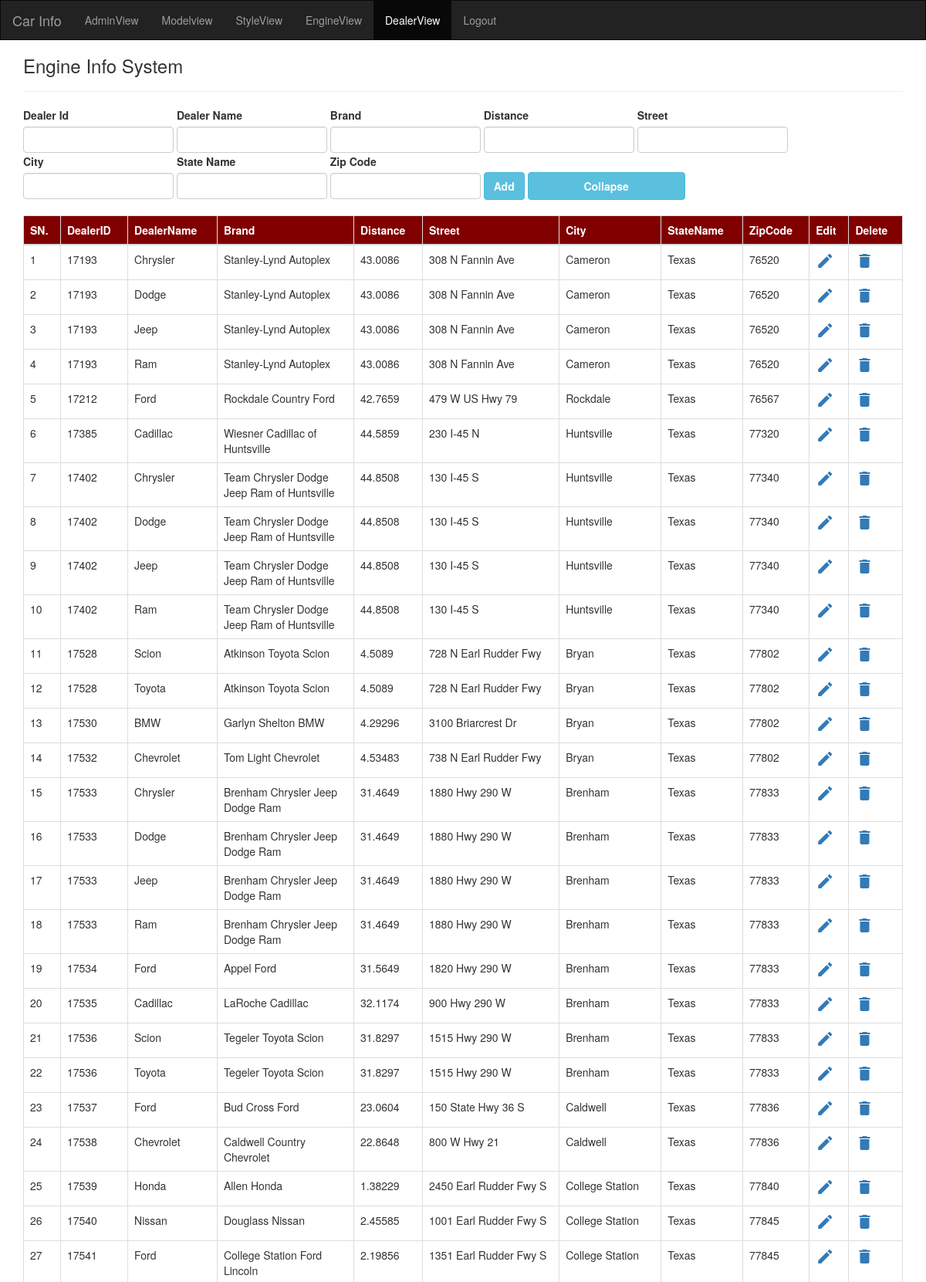
/PHP-MySQL-Car/dealer/index.php (signed in, upper part), run on the app's committed database.
### tables this page shows
CREATE TABLE `dealer` (
  `dealerid` int(11) NOT NULL,
  `make` varchar(20) NOT NULL,
  `name` varchar(45) DEFAULT NULL,
  `distance` float DEFAULT NULL,
  `street` varchar(45) DEFAULT NULL,
  `city` varchar(45) DEFAULT NULL,
  `stateName` varchar(45) DEFAULT NULL,
  `zipcode` int(11) DEFAULT NULL,
  PRIMARY KEY (`dealerid`,`make`)
);

### PHP-MySQL-Car/dealer/index.php (the view, shortened to what this page needs)
<?php
require_once('../header.php');
?>
<body id = 'top'>
<div class = "container">
        <h3>Engine Info System</h3><hr/>
              <form id = 'formdealer' method = 'post' class = "form form-inline">
                   <div class = "form-group">
                     <label class = "form" for = "dealerid">Dealer Id</label>
                     <input type="text" id = "dealerid" class="form-control" name = "dealerid" required>
                   </div>
                   <div class = "form-group">
                      <label class = "form" for = "dealername">Dealer Name</label>
                      <input type="text" id = "dealername" class="form-control" name = "dealername" >
                   </div>
                   <div class = "form-group">
                      <label class = "form" for = "brand">Brand</label>
                      <input type="text" id = "brand" class="form-control" name = "brand" >
                    </div>
                    <div class = "form-group">
                      <label  class = "form" for = "distance">Distance</label>
                      <input type="text" id = "distance" class="form-control" name = "distance" >
                    </div>
                    <div class = "form-group">
                      <label class = "form" for = "street">Street</label>
                      <input type="text" id = "street" class="form-control" name = "street">
                    </div>
                      <div class = "form-group">
                      <label class = "form" for = "city">City</label>
                      <input type="text" id = "city" class="form-control" name = "city">
                    </div>
                    <div class = "form-group">
                      <label class = "form" for = "stateName">State Name</label>
                      <input type="text" id = "stateName" class="form-control" name = "stateName">
                    </div>
                      <div class = "form-group">
                      <label class = "form" for = "zipcode">Zip Code</label>
                      <input type="text" id = "zipcode" class="form-control" name = "zipcode">
                    </div>
                    <div class = "form-group">
                      <label class = "form" for = "save6"></label><br>
                      <input id = 'save6' type = 'submit' class = "btn btn-info" name = "action" value = "Add" readonly>
                    </div>
                    <div class = "form-group">
                      <label class = "form" for = "collapse"></label><br>
                      <input class="btn btn-info" value="Collapse" id="collapse" readonly>
                    </div>
                    </form>
              <table class = "table table-bordered" id = "dealers">
                <thead>
                <tr>
                    <th>SN.</th>
                    <th>DealerID</th>
                    <th>DealerName</th>
                    <th>Brand</th>
                    <th>Distance</th>
                    <th>Street</th>
                    <th>City</th>
                    <th>StateName</th>
                    <th>ZipCode</th>
                    <th>Edit</th>
                    <th>Delete</th>
                </tr>
                </thead>
                <br>
                <?php
                   $query = "select * from dealer" ;
                   $run = mysql_query($query);
                   $i = 1;
                   if ($run) {
                       while($row = mysql_fetch_assoc($run)) {
                         echo "<tr>";
                         echo "<td>" .$i. "</td>";
                         foreach ($row as $key => $value) {
                           echo "<td>" .trim($row[$key]). "</td>";
                         }
                         $element = implode(',', array_values($row));
                         echo "<td><a data-id ='".$element."' id = 'editdealer'  class = 'edit'><i class='material-icons'>mode_edit</i></a></td>";
                         echo "<td><a data-id ='".$element."' id = 'deletedealer' class = 'delete'><i class='material-icons'>delete</i></a></td>";
                         echo "</tr>";
                         $i = $i + 1;
                       }
                    }
                ?>
            </table>
</div>
</body>
<?php
    require_once('../footer.php');
?>

### PHP-MySQL-Car/css/login.css (style rules this page uses)
body, html { height: 100%; background-repeat: no-repeat; }
.btn { font-weight: 700; height: 36px; -moz-user-select: none; -webkit-user-select: none; user-select: none; cursor: default; }

### PHP-MySQL-Car/header.php (style rules this page uses)
th { background: #800000; color: white; }
th,td { max-width: 150px; }
label.form { display: block }

### data on the page
dealer: dealerid "17193", make "Chrysler", name "Stanley-Lynd Autoplex", distance "43.0086", street "308 N Fannin Ave", city "Cameron", stateName "Texas", zipcode "76520"
dealer: dealerid "17193", make "Dodge", name "Stanley-Lynd Autoplex", distance "43.0086", street "308 N Fannin Ave", city "Cameron", stateName "Texas", zipcode "76520"
dealer: dealerid "17193", make "Jeep", name "Stanley-Lynd Autoplex", distance "43.0086", street "308 N Fannin Ave", city "Cameron", stateName "Texas", zipcode "76520"
dealer: dealerid "17193", make "Ram", name "Stanley-Lynd Autoplex", distance "43.0086", street "308 N Fannin Ave", city "Cameron", stateName "Texas", zipcode "76520"
dealer: dealerid "17212", make "Ford", name "Rockdale Country Ford", distance "42.7659", street "479 W US Hwy 79", city "Rockdale", stateName "Texas", zipcode "76567"
dealer: dealerid "17385", make "Cadillac", name "Wiesner Cadillac of Huntsville", distance "44.5859", street "230 I-45 N", city "Huntsville", stateName "Texas", zipcode "77320"
dealer: dealerid "17402", make "Chrysler", name "Team Chrysler Dodge Jeep Ram of Huntsville", distance "44.8508", street "130 I-45 S", city "Huntsville", stateName "Texas", zipcode "77340"
dealer: dealerid "17402", make "Dodge", name "Team Chrysler Dodge Jeep Ram of Huntsville", distance "44.8508", street "130 I-45 S", city "Huntsville", stateName "Texas", zipcode "77340"
dealer: dealerid "17402", make "Jeep", name "Team Chrysler Dodge Jeep Ram of Huntsville", distance "44.8508", street "130 I-45 S", city "Huntsville", stateName "Texas", zipcode "77340"
dealer: dealerid "17402", make "Ram", name "Team Chrysler Dodge Jeep Ram of Huntsville", distance "44.8508", street "130 I-45 S", city "Huntsville", stateName "Texas", zipcode "77340"
dealer: dealerid "17528", make "Scion", name "Atkinson Toyota Scion", distance "4.5089", street "728 N Earl Rudder Fwy", city "Bryan", stateName "Texas", zipcode "77802"
dealer: dealerid "17528", make "Toyota", name "Atkinson Toyota Scion", distance "4.5089", street "728 N Earl Rudder Fwy", city "Bryan", stateName "Texas", zipcode "77802"
dealer: dealerid "17530", make "BMW", name "Garlyn Shelton BMW", distance "4.29296", street "3100 Briarcrest Dr", city "Bryan", stateName "Texas", zipcode "77802"
dealer: dealerid "17532", make "Chevrolet", name "Tom Light Chevrolet", distance "4.53483", street "738 N Earl Rudder Fwy", city "Bryan", stateName "Texas", zipcode "77802"
dealer: dealerid "17533", make "Chrysler", name "Brenham Chrysler Jeep Dodge Ram", distance "31.4649", street "1880 Hwy 290 W", city "Brenham", stateName "Texas", zipcode "77833"
dealer: dealerid "17533", make "Dodge", name "Brenham Chrysler Jeep Dodge Ram", distance "31.4649", street "1880 Hwy 290 W", city "Brenham", stateName "Texas", zipcode "77833"
dealer: dealerid "17533", make "Jeep", name "Brenham Chrysler Jeep Dodge Ram", distance "31.4649", street "1880 Hwy 290 W", city "Brenham", stateName "Texas", zipcode "77833"
dealer: dealerid "17533", make "Ram", name "Brenham Chrysler Jeep Dodge Ram", distance "31.4649", street "1880 Hwy 290 W", city "Brenham", stateName "Texas", zipcode "77833"
dealer: dealerid "17534", make "Ford", name "Appel Ford", distance "31.5649", street "1820 Hwy 290 W", city "Brenham", stateName "Texas", zipcode "77833"
dealer: dealerid "17535", make "Cadillac", name "LaRoche Cadillac", distance "32.1174", street "900 Hwy 290 W", city "Brenham", stateName "Texas", zipcode "77833"
dealer: dealerid "17536", make "Scion", name "Tegeler Toyota Scion", distance "31.8297", street "1515 Hwy 290 W", city "Brenham", stateName "Texas", zipcode "77833"
dealer: dealerid "17536", make "Toyota", name "Tegeler Toyota Scion", distance "31.8297", street "1515 Hwy 290 W", city "Brenham", stateName "Texas", zipcode "77833"
dealer: dealerid "17537", make "Ford", name "Bud Cross Ford", distance "23.0604", street "150 State Hwy 36 S", city "Caldwell", stateName "Texas", zipcode "77836"
dealer: dealerid "17538", make "Chevrolet", name "Caldwell Country Chevrolet", distance "22.8648", street "800 W Hwy 21", city "Caldwell", stateName "Texas", zipcode "77836"
dealer: dealerid "17539", make "Honda", name "Allen Honda", distance "1.38229", street "2450 Earl Rudder Fwy S", city "College Station", stateName "Texas", zipcode "77840"
dealer: dealerid "17540", make "Nissan", name "Douglass Nissan", distance "2.45585", street "1001 Earl Rudder Fwy S", city "College Station", stateName "Texas", zipcode "77845"
dealer: dealerid "17541", make "Ford", name "College Station Ford Lincoln", distance "2.19856", street "1351 Earl Rudder Fwy S", city "College Station", stateName "Texas", zipcode "77845"
